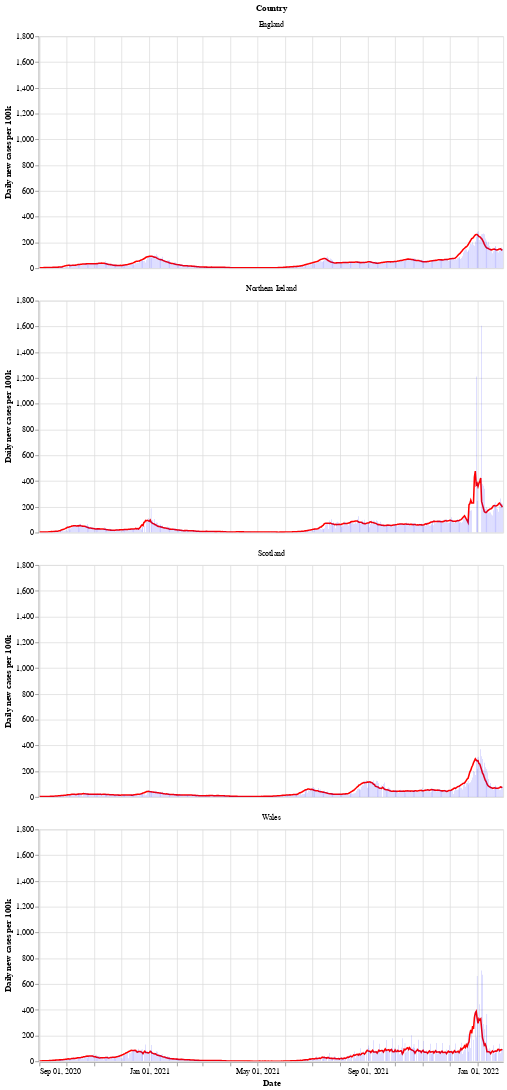

Write notebook code for a chart like this one.
### Markdown cell above
Next is a bar chart of the number of new cases in each country (per 100k population), with the 7 day moving average of cases. Again we see that Wales saw a longer period of raising and falling cases compared to the other countries.

After a period of cases falling, each nation is now seeing a rise in the number of cases - especially in Wales.

### Code cell
# collapse
bars = alt.Chart(uk_cases).mark_bar().encode(
    x=alt.X("yearmonthdate(date):T", axis=alt.Axis(title='Date')),
    y=alt.Y("newCasesRate:Q", axis=alt.Axis(title='Daily new cases per 100k')),
    tooltip='newCasesRate',
    color=alt.condition(
        alt.datum.dailyChange > 0,
        alt.value("orange"),  # The positive color
        alt.value("blue")  # The negative color
    )
).properties(title='New cases per 100k population with rolling 7 day average', width=600).interactive()
line = alt.Chart(uk_cases).mark_line(
    color='red',
    size=2,
).transform_window(
    rolling_mean='mean(newCasesRate)',
    frame=[0, 7],
    groupby=['areaName']
).encode(
    x='yearmonthdate(date):T',
    y='rolling_mean:Q'
)
alt.layer(line, bars, data=uk_cases).facet(alt.Row('areaName', title='Country'), columns=1)

### Figure 1 — Vega-Lite specification as saved in the notebook (floating-point values rounded to 4 significant figures; data arrays with more than 128 entries replaced by an {"elided": "..."} marker saying what was removed)
{"config": {"view": {"continuousWidth": 400, "continuousHeight": 300}}, "data": {"name": "data-e2095e4f2e93c738a8b3540d66766f5e"}, "facet": {"type": "nominal", "field": "areaName", "title": "Country"}, "spec": {"layer": [{"mark": {"type": "line", "color": "red", "size": 2}, "encoding": {"x": {"type": "temporal", "field": "date", "timeUnit": "yearmonthdate"}, "y": {"type": "quantitative", "field": "rolling_mean"}}, "transform": [{"window": [{"op": "mean", "field": "newCasesRate", "as": "rolling_mean"}], "frame": [0, 7], "groupby": ["areaName"]}]}, {"mark": "bar", "encoding": {"color": {"condition": {"value": "orange", "test": "(datum.dailyChange > 0)"}, "value": "blue"}, "tooltip": {"type": "quantitative", "field": "newCasesRate"}, "x": {"type": "temporal", "axis": {"title": "Date"}, "field": "date", "timeUnit": "yearmonthdate"}, "y": {"type": "quantitative", "axis": {"title": "Daily new cases per 100k"}, "field": "newCasesRate"}}, "selection": {"selector002": {"type": "interval", "bind": "scales", "encodings": ["x", "y"]}}, "title": "New cases per 100k population with rolling 7 day average", "width": 600}]}, "columns": 1, "$schema": "https://vega.github.io/schema/vega-lite/v4.8.1.json", "datasets": {"data-e2095e4f2e93c738a8b3540d66766f5e": {"elided": "2060 records"}}}
